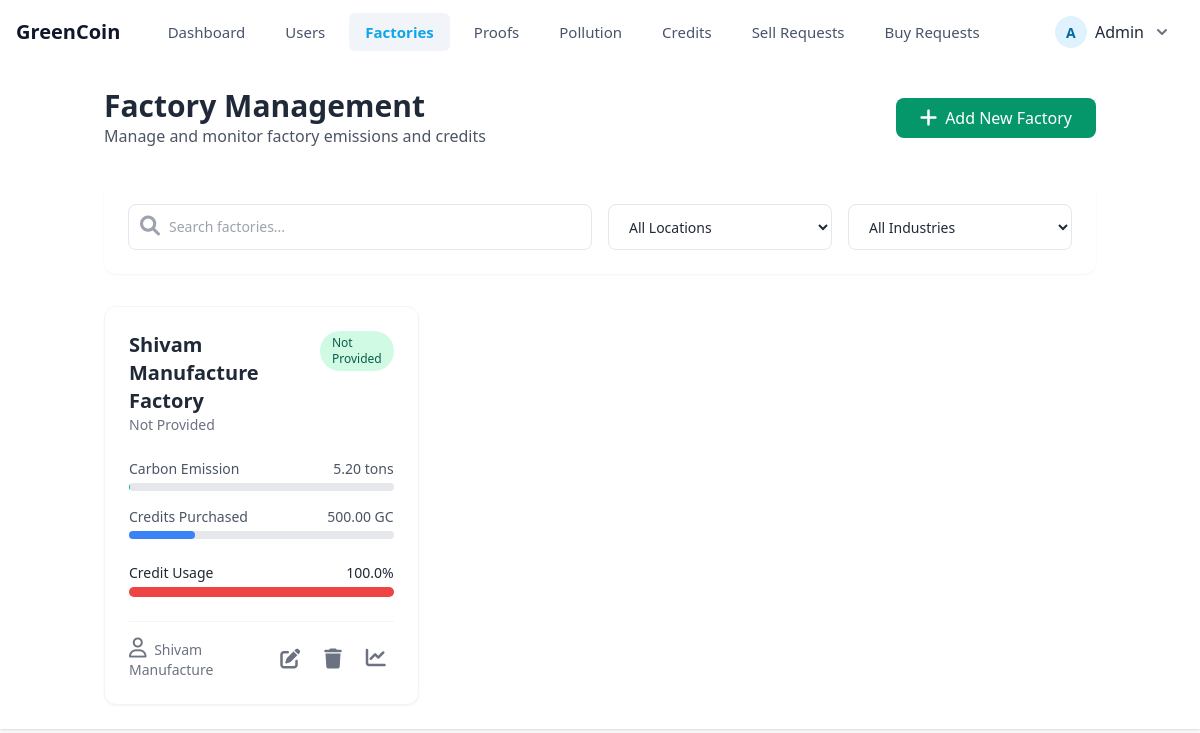
/admin/factories.php (signed in), run on the app's committed database.
### tables this page shows
CREATE TABLE `factories` (
  `id` int(11) NOT NULL,
  `user_id` int(11) DEFAULT NULL,
  `name` varchar(255) NOT NULL,
  `location` varchar(255) DEFAULT NULL,
  `production_type` varchar(255) DEFAULT NULL,
  `registration_date` datetime DEFAULT current_timestamp()
);

CREATE TABLE `users` (
  `user_id` int(11) NOT NULL,
  `name` varchar(100) NOT NULL,
  `email` varchar(150) NOT NULL,
  `password_hash` varchar(255) NOT NULL,
  `role` enum('individual','NGO','admin','factory') NOT NULL DEFAULT 'individual',
  `profile_image` varchar(255) DEFAULT NULL,
  `created_at` timestamp NOT NULL DEFAULT current_timestamp(),
  `email_verified` tinyint(1) NOT NULL DEFAULT 0,
  `email_verified_at` datetime DEFAULT NULL
);

### admin/factories.php (the view, shortened to what this page needs)
<?php
require_once __DIR__ . '/header.php';
$search = isset($_GET['search']) ? $_GET['search'] : '';
?>
<link href="https://cdn.jsdelivr.net/npm/tailwindcss@2.2.19/dist/tailwind.min.css" rel="stylesheet">
<link rel="stylesheet" href="https://cdnjs.cloudflare.com/ajax/libs/font-awesome/6.0.0-beta3/css/all.min.css">
<div class="container mx-auto px-4 py-6">
  <div class="flex flex-col md:flex-row justify-between items-start md:items-center mb-8">
    <div>
      <h1 class="text-3xl font-bold text-gray-800">Factory Management</h1>
      <p class="text-gray-600">Manage and monitor factory emissions and credits</p>
    </div>
    <button onclick="document.getElementById('addFactoryModal').classList.remove('hidden')"
            class="mt-4 md:mt-0 bg-green-600 hover:bg-green-700 text-white font-medium py-2 px-6 rounded-lg transition duration-200 flex items-center">
      <i class="fas fa-plus mr-2"></i> Add New Factory
    </button>
  </div>
  <div class="bg-white rounded-xl shadow-sm p-6 mb-8">
    <div class="grid grid-cols-1 md:grid-cols-4 gap-4">
      <div class="md:col-span-2">
        <div class="relative">
          <input type="text" id="searchInput" placeholder="Search factories..."
                 class="w-full pl-10 pr-4 py-2 border border-gray-200 rounded-lg focus:ring-2 focus:ring-green-500 focus:border-transparent"
                 value="<?= htmlspecialchars($search) ?>">
          <i class="fas fa-search absolute left-3 top-3 text-gray-400"></i>
        </div>
      </div>
      <select id="locationFilter" class="border border-gray-200 rounded-lg px-4 py-2 focus:ring-2 focus:ring-green-500 focus:border-transparent">
        <option value="">All Locations</option>
      </select>
      <select id="industryFilter" class="border border-gray-200 rounded-lg px-4 py-2 focus:ring-2 focus:ring-green-500 focus:border-transparent">
        <option value="">All Industries</option>
      </select>
    </div>
  </div>
  <div class="grid grid-cols-1 md:grid-cols-2 lg:grid-cols-3 gap-6">
    <?php
    $query = "SELECT
                f.*,
                u.name as owner_name,
                u.email,
                COALESCE(SUM(pd.emission_tons), 0) as carbon_emission,
                COALESCE(gc.credits, 0) as credits_purchased
              FROM factories f
              JOIN users u ON u.user_id = f.user_id
              LEFT JOIN pollution_data pd ON pd.factory_id = f.id
              LEFT JOIN green_credits gc ON gc.factory_id = f.id
              WHERE 1=1
              GROUP BY f.id, u.name, u.email, gc.credits";
    $query .= " ORDER BY f.id DESC";
    $stmt = $conn->prepare($query);
    $stmt->execute();
    $result = $stmt->get_result();
    while($factory = $result->fetch_assoc()):
      $emission = (float)$factory['carbon_emission'];
      $credits = (float)$factory['credits_purchased'];
      $usage_percentage = $emission > 0 ? min(100, ($credits / $emission) * 100) : 0;
      $progress_color = $usage_percentage >= 80 ? 'bg-red-500' : ($usage_percentage >= 50 ? 'bg-yellow-500' : 'bg-green-500');
    ?>
    <div class="bg-white rounded-xl shadow-sm overflow-hidden hover:shadow-md transition-shadow duration-200 border border-gray-100">
      <div class="p-6">
        <div class="flex justify-between items-start mb-4">
          <div>
            <h3 class="text-xl font-semibold text-gray-800"><?= htmlspecialchars($factory['name']) ?></h3>
            <p class="text-gray-500 text-sm"><?= htmlspecialchars($factory['production_type']) ?></p>
          </div>
          <span class="inline-flex items-center px-3 py-1 rounded-full text-xs font-medium bg-green-100 text-green-800">
            <?= htmlspecialchars($factory['location']) ?>
          </span>
        </div>
        <div class="space-y-4 mt-6">
          <div>
            <div class="flex justify-between text-sm text-gray-600 mb-1">
              <span>Carbon Emission</span>
              <span class="font-medium"><?= number_format($emission, 2) ?> tons</span>
            </div>
            <div class="w-full bg-gray-200 rounded-full h-2 overflow-hidden">
            </div>
          </div>
          <div>
            <div class="flex justify-between text-sm text-gray-600 mb-1">
              <span>Credits Purchased</span>
              <span class="font-medium"><?= number_format($credits, 2) ?> GC</span>
            </div>
            <div class="w-full bg-gray-200 rounded-full h-2">
              <div class="h-2 rounded-full bg-blue-500"
                   style="width: <?= min(100, $credits / 20) ?>%"></div>
            </div>
          </div>
          <div class="pt-2">
            <div class="flex justify-between text-sm mb-1">
              <span class="font-medium">Credit Usage</span>
              <span class="font-medium"><?= number_format($usage_percentage, 1) ?>%</span>
            </div>
            <div class="w-full bg-gray-200 rounded-full h-2.5">
              <div class="h-2.5 rounded-full <?= $progress_color ?>"
                   style="width: <?= $usage_percentage ?>%"></div>
            </div>
          </div>
        </div>
        <div class="mt-6 pt-4 border-t border-gray-100 flex justify-between items-center">
          <div class="text-sm text-gray-500">
            <i class="far fa-user mr-1"></i> <?= htmlspecialchars($factory['owner_name']) ?>
          </div>
          <div class="flex space-x-2">
            <button onclick="editFactory(<?= htmlspecialchars(json_encode($factory)) ?>)"
                    class="p-2 text-gray-500 hover:text-green-600 transition-colors duration-200"
                    title="Edit">
              <i class="fas fa-edit"></i>
            </button>
            <button onclick="deleteFactory(<?= $factory['id'] ?>, '<?= htmlspecialchars(addslashes($factory['name'])) ?>')"
                    class="p-2 text-gray-500 hover:text-red-600 transition-colors duration-200"
                    title="Delete">
              <i class="fas fa-trash"></i>
            </button>
            <a href="factory_reports.php?id=<?= $factory['id'] ?>"
               class="p-2 text-gray-500 hover:text-blue-600 transition-colors duration-200"
               title="View Reports">
              <i class="fas fa-chart-line"></i>
            </a>
          </div>
        </div>
      </div>
    </div>
    <?php endwhile; ?>
  </div>
</div>
<?php require_once __DIR__ . '/footer.php'; ?>

### admin/css/user-management.css (style rules this page uses)
:root { --primary: #4F46E5; --primary-hover: #4338CA; --secondary: #6B7280; --success: #10B981; --danger: #EF4444; --warning: #F59E0B; --light: #F9FAFB; --dark: #111827; --border: #E5E7EB; --shadow: 0 1px 3px 0 rgba(0, 0, 0, 0.1), 0 1px 2px 0 rgba(0, 0, 0, 0.06); --shadow-md: 0 4px 6px -1px rgba(0, 0, 0, 0.1), 0 2px 4px -1px rgba(0, 0, 0, 0.06); --transition: all 0.2s ease-in-out; }
input[type="text"], select { width: 100%; padding: 0.625rem 1rem 0.625rem 2.5rem; border: 1px solid var(--border); border-radius: 0.5rem; font-size: 0.875rem; transition: var(--transition); background-color: white; }
button { cursor: pointer; transition: var(--transition); font-weight: 500; border: none; display: inline-flex; align-items: center; justify-content: center; }
i { font-size: 1.25rem; line-height: 1; }
.grid { display: grid; gap: 1.25rem; }
@media (min-width: 768px) { .grid { grid-template-columns: repeat(4, minmax(0, 1fr)); } }
.flex { display: flex; }
.items-center { align-items: center; }
.justify-between { justify-content: space-between; }
.mb-4 { margin-bottom: 1rem; }
.relative { position: relative; }

### admin/css/sell-requests.css (style rules this page uses)
:root { --primary: #10b981; --primary-hover: #059669; --danger: #ef4444; --danger-hover: #dc2626; --secondary: #6b7280; --light-gray: #f3f4f6; --border-color: #e5e7eb; --text-muted: #6b7280; --shadow: 0 1px 3px rgba(0, 0, 0, 0.1); --border-radius: 0.5rem; --transition: all 0.2s ease; }

### admin/header.php (style rules this page uses)
* { box-sizing: border-box; margin: 0; padding: 0; }
body { font-family: 'Inter', -apple-system, BlinkMacSystemFont, 'Segoe UI', Roboto, Oxygen, Ubuntu, sans-serif; background-color: #f8fafc; color: #1e293b; line-height: 1.5; }

### admin/factories.php (style rules this page uses)
body { background-color: #f9fafb; color: #1f2937; }
button, a, input, select, textarea { transition: all 0.2s ease-in-out; }
.bg-white { animation: fadeIn 0.3s ease-out forwards; }
.hover\:shadow-md { transition: box-shadow 0.2s ease-in-out, transform 0.2s ease-in-out; }
input, select, textarea { background-color: #fff; border: 1px solid #d1d5db; border-radius: 0.5rem; padding: 0.5rem 1rem; font-size: 0.875rem; line-height: 1.5rem; }

### data on the page
factories: name "Shivam Manufacture Factory", production_type "Not Provided", location "Not Provided", emission "5.20", credits "500.00", min(100, $credits / 20) 25 (drawn), usage_percentage "100.0", $usage_percentage 100 (drawn), user.name "Shivam Manufacture"

### other printed values
substr($_SESSION['user_name'] ?? 'A', 0, 1) "A"
$_SESSION['user_name'] "Admin"
